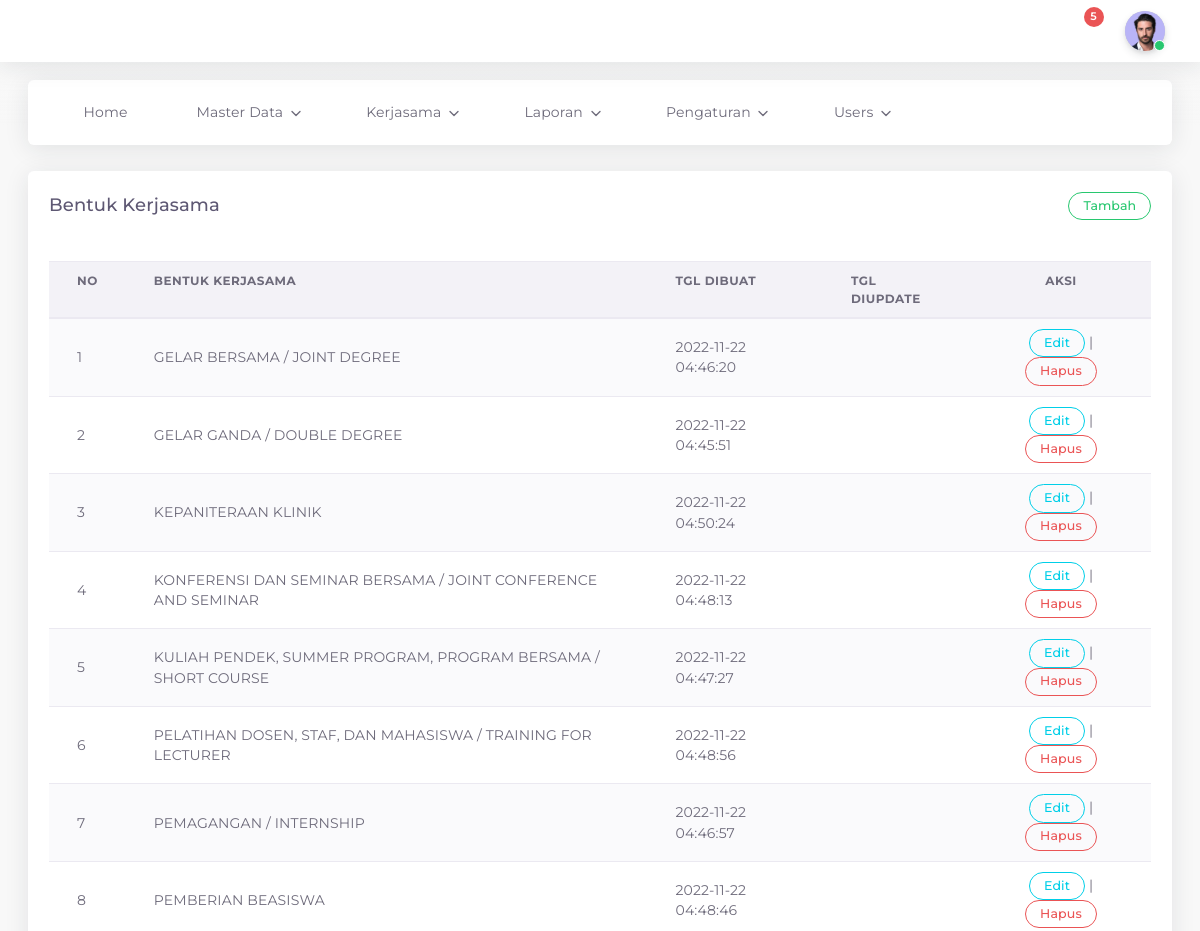
Before: /admin/bentuk_kerjasama_data.php (signed in, upper part) with the older database file.
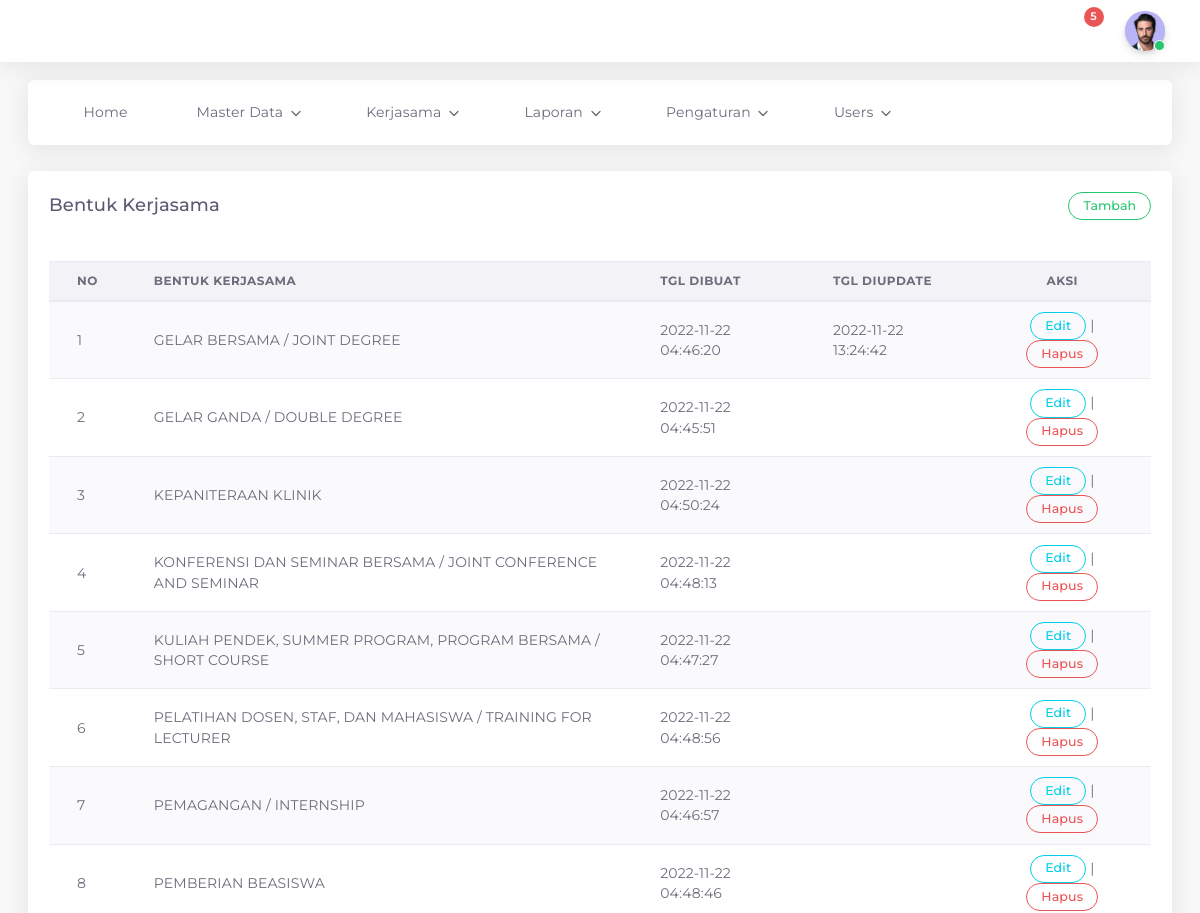
After: the same page with the newer database file.
### tables this page shows
CREATE TABLE `bentuk_kerjasama` (
  `id_bkerja` int(11) NOT NULL,
  `bkerja_nama` varchar(255) NOT NULL,
  `date_created` timestamp NULL DEFAULT CURRENT_TIMESTAMP,
  `date_updated` timestamp NULL DEFAULT NULL ON UPDATE CURRENT_TIMESTAMP
);

### admin/bentuk_kerjasama_data.php (the view, shortened to what this page needs)
<?php
include "header.php";
?>
<div class="app-content content ">
		<div class="content-wrapper container-xxl p-0">
			<div class="row match-height">
				<div class="col-lg-12">
					<div class="card">
						<div class="card-header">
							<h4 class="card-title">Bentuk Kerjasama</h4>
							<button
									type="button"
									class="btn btn-outline-success round btn-sm"
									data-toggle="modal"
									data-target="#add">Tambah</button>
						</div>
							<div class="card-body table-responsive">
								<table id="dataTables" class="table table-striped">
									<thead>
											<tr>
													<th>No</th>
													<th>Bentuk Kerjasama</th>
													<th>Tgl Dibuat</th>
													<th>Tgl DiUpdate</th>
													<th style="text-align:center;">Aksi</th>
											</tr>
									</thead>
										<tbody>
											<?php
											include "config.php";
											$no = 1;
											$data = mysqli_query($kon, "SELECT * FROM bentuk_kerjasama ORDER BY bkerja_nama ASC");
											while($hasil = mysqli_fetch_array($data)){
											?>
												<tr>
														<td>
															<?php echo $no++; ?>
														</td>
														<td><?php echo $hasil ['bkerja_nama'];?></td>
														<td><?php echo $hasil ['date_created'];?></td>
														<td><?php echo $hasil ['date_updated'];?></td>
														<td style="text-align:center ;">
															<a href="#" type="button" class="open_modal btn btn-outline-info round btn-sm" data-toggle="modal" data-target="#edit<?php echo $hasil['id_bkerja']; ?>">Edit</a> |
                              <a href="#" type="button" class="open_modal btn btn-outline-danger round btn-sm" data-toggle="modal" data-target="#deleteEmployeeModal<?php echo $hasil['id_bkerja']; ?>">Hapus</a>
														</td>
												</tr>
                        <?php
                          }
                      ?>
									</tbody>
						</table>
					</div>
			</div>
		</div>
	</div>
</div>
		<div class="drag-target"></div>
</body>
</html>

Changed rows visible on the page:
changed bentuk_kerjasama "GELAR BERSAMA / JOINT DEGREE": date_updated (not shown) → "2022-11-22 13:24:42"
